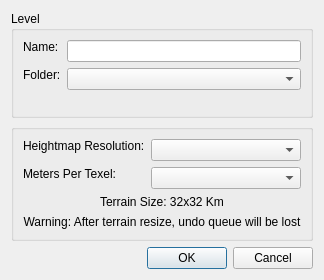
<?xml version="1.0" encoding="UTF-8"?>
<ui version="4.0">
 <class>CNewLevelDialog</class>
 <widget class="QDialog" name="CNewLevelDialog">
  <property name="geometry">
   <rect>
    <x>0</x>
    <y>0</y>
    <width>320</width>
    <height>280</height>
   </rect>
  </property>
  <layout class="QGridLayout" name="gridLayout">
   <item row="1" column="0" colspan="2">
    <widget class="QGroupBox" name="USE_TERRAIN">
     <layout class="QFormLayout" name="formLayout_2">
      <property name="fieldGrowthPolicy">
       <enum>QFormLayout::AllNonFixedFieldsGrow</enum>
      </property>
      <item row="2" column="0">
       <widget class="QLabel" name="STATIC3">
        <property name="text">
         <string>Heightmap Resolution:</string>
        </property>
        <property name="alignment">
         <set>Qt::AlignLeading|Qt::AlignLeft|Qt::AlignTop</set>
        </property>
        <property name="buddy">
         <cstring>TERRAIN_RESOLUTION</cstring>
        </property>
       </widget>
      </item>
      <item row="2" column="1">
       <widget class="QComboBox" name="TERRAIN_RESOLUTION"/>
      </item>
      <item row="3" column="0">
       <widget class="QLabel" name="STATIC4">
        <property name="text">
         <string>Meters Per Texel:</string>
        </property>
        <property name="alignment">
         <set>Qt::AlignLeading|Qt::AlignLeft|Qt::AlignTop</set>
        </property>
        <property name="buddy">
         <cstring>TERRAIN_UNITS</cstring>
        </property>
       </widget>
      </item>
      <item row="3" column="1">
       <widget class="QComboBox" name="TERRAIN_UNITS"/>
      </item>
      <item row="7" column="0" colspan="2">
       <widget class="QLabel" name="TERRAIN_INFO">
        <property name="text">
         <string>Terrain Size: 32x32 Km</string>
        </property>
        <property name="alignment">
         <set>Qt::AlignHCenter|Qt::AlignTop</set>
        </property>
       </widget>
      </item>
      <item row="8" column="0" colspan="2">
       <widget class="QLabel" name="STATIC_WARNING">
        <property name="text">
         <string>Warning: After terrain resize, undo queue will be lost</string>
        </property>
        <property name="alignment">
         <set>Qt::AlignCenter</set>
        </property>
       </widget>
      </item>
     </layout>
    </widget>
   </item>
   <item row="0" column="0" colspan="2">
    <widget class="QGroupBox" name="STATIC_GROUP1">
     <property name="title">
      <string>Level</string>
     </property>
     <layout class="QFormLayout" name="formLayout">
      <item row="0" column="0">
       <widget class="QLabel" name="STATIC2">
        <property name="text">
         <string>Name:</string>
        </property>
        <property name="alignment">
         <set>Qt::AlignLeading|Qt::AlignLeft|Qt::AlignTop</set>
        </property>
        <property name="buddy">
         <cstring>LEVEL</cstring>
        </property>
       </widget>
      </item>
      <item row="0" column="1">
       <widget class="QLineEdit" name="LEVEL">
        <property name="alignment">
         <set>Qt::AlignLeading|Qt::AlignLeft|Qt::AlignVCenter</set>
        </property>
       </widget>
      </item>
      <item row="1" column="0">
       <widget class="QLabel" name="STATIC1">
        <property name="text">
         <string>Folder:</string>
        </property>
        <property name="alignment">
         <set>Qt::AlignLeading|Qt::AlignLeft|Qt::AlignTop</set>
        </property>
        <property name="buddy">
         <cstring>LEVEL_FOLDERS</cstring>
        </property>
       </widget>
      </item>
      <item row="1" column="1">
       <widget class="QComboBox" name="LEVEL_FOLDERS"/>
      </item>
     </layout>
    </widget>
   </item>
   <item row="2" column="0" colspan="2">
    <widget class="QDialogButtonBox" name="buttonBox">
     <property name="standardButtons">
      <set>QDialogButtonBox::Cancel|QDialogButtonBox::Ok</set>
     </property>
    </widget>
   </item>
  </layout>
 </widget>
 <resources/>
 <connections>
  <connection>
   <sender>buttonBox</sender>
   <signal>accepted()</signal>
   <receiver>CNewLevelDialog</receiver>
   <slot>accept()</slot>
   <hints>
    <hint type="sourcelabel">
     <x>155</x>
     <y>301</y>
    </hint>
    <hint type="destinationlabel">
     <x>5</x>
     <y>251</y>
    </hint>
   </hints>
  </connection>
  <connection>
   <sender>buttonBox</sender>
   <signal>rejected()</signal>
   <receiver>CNewLevelDialog</receiver>
   <slot>reject()</slot>
   <hints>
    <hint type="sourcelabel">
     <x>118</x>
     <y>301</y>
    </hint>
    <hint type="destinationlabel">
     <x>7</x>
     <y>284</y>
    </hint>
   </hints>
  </connection>
 </connections>
</ui>
